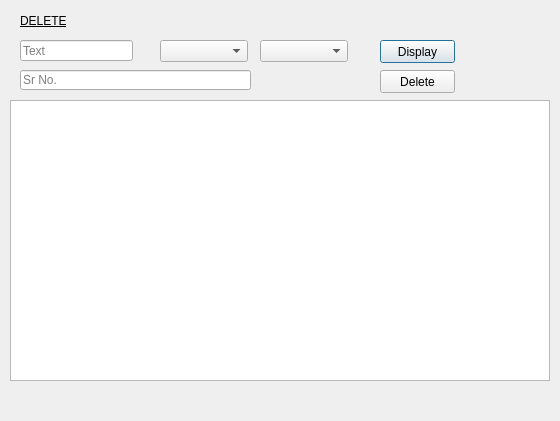
<?xml version="1.0" encoding="UTF-8"?>
<ui version="4.0">
 <class>Dialog</class>
 <widget class="QDialog" name="Dialog">
  <property name="geometry">
   <rect>
    <x>0</x>
    <y>0</y>
    <width>560</width>
    <height>421</height>
   </rect>
  </property>
  <property name="windowTitle">
   <string>Dialog</string>
  </property>
  <property name="styleSheet">
   <string notr="true">QLineEdit#reviewTxt:hover{
background-color:transparent;
border:0px 0px 0px 0px;
border-bottom:2px solid Blue
}
QLineEdit#reviewTxt{
background-color:transparent;
border:0px 0px 0px 0px;
border-bottom:2px solid rgb(43, 117, 255)
}

QPushButton#okBtn{
opacity:1;
background-color: rgb(43, 117, 255);
color:white;
font-size:12px;
border-radius:10px;
opacity:1;
background-color: rgb(43, 117, 255);
bordeer:2px solid white;
color:white;
font-size:12px;
border-radius:10px
}
QPushButton#okBtn:pressed{
background-color:blue;
font-size:10px;
font-weight:Bold;
}</string>
  </property>
  <widget class="QTableWidget" name="searchDisplayTable">
   <property name="geometry">
    <rect>
     <x>10</x>
     <y>100</y>
     <width>540</width>
     <height>281</height>
    </rect>
   </property>
   <attribute name="horizontalHeaderVisible">
    <bool>false</bool>
   </attribute>
  </widget>
  <widget class="QComboBox" name="fieldComboBox">
   <property name="geometry">
    <rect>
     <x>160</x>
     <y>40</y>
     <width>88</width>
     <height>22</height>
    </rect>
   </property>
  </widget>
  <widget class="QLineEdit" name="searchTxt">
   <property name="geometry">
    <rect>
     <x>20</x>
     <y>40</y>
     <width>113</width>
     <height>21</height>
    </rect>
   </property>
   <property name="placeholderText">
    <string>Text</string>
   </property>
  </widget>
  <widget class="QPushButton" name="DisplayBtn">
   <property name="geometry">
    <rect>
     <x>380</x>
     <y>40</y>
     <width>75</width>
     <height>23</height>
    </rect>
   </property>
   <property name="text">
    <string>Display</string>
   </property>
  </widget>
  <widget class="QLineEdit" name="srNoTxt">
   <property name="geometry">
    <rect>
     <x>20</x>
     <y>70</y>
     <width>231</width>
     <height>20</height>
    </rect>
   </property>
   <property name="placeholderText">
    <string>Sr No.</string>
   </property>
  </widget>
  <widget class="QPushButton" name="delBtn">
   <property name="geometry">
    <rect>
     <x>380</x>
     <y>70</y>
     <width>75</width>
     <height>23</height>
    </rect>
   </property>
   <property name="text">
    <string>Delete</string>
   </property>
  </widget>
  <widget class="QLabel" name="label">
   <property name="geometry">
    <rect>
     <x>20</x>
     <y>10</y>
     <width>91</width>
     <height>21</height>
    </rect>
   </property>
   <property name="styleSheet">
    <string notr="true">font: 16pt &quot;MS Shell Dlg 2&quot;;
text-decoration: underline;</string>
   </property>
   <property name="text">
    <string>DELETE</string>
   </property>
  </widget>
  <widget class="QComboBox" name="filterComboBox">
   <property name="geometry">
    <rect>
     <x>260</x>
     <y>40</y>
     <width>88</width>
     <height>22</height>
    </rect>
   </property>
  </widget>
 </widget>
 <resources/>
 <connections/>
</ui>
